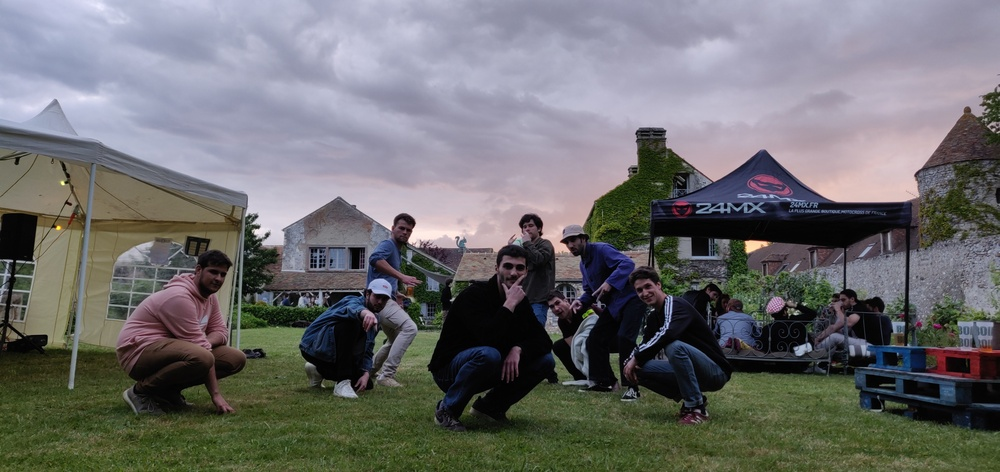
#> input picture 03_numpy/boin.jpg, 1000 x 472 px, shrunk from 4608 x 2176 before the run
$ python ColorFilter.py
#> lines starting #> are read from the running program, lines starting #| are printed output that depends on the picture
import numpy as np
import time
import matplotlib.pyplot as plt
import matplotlib.image as mpimg

class ColorFilter():
    def load(self, path):
#> called with path = '../boin.jpg'
        img = mpimg.imread(path)
#> img is the input picture: shape (472, 1000, 3); mean R, G, B 109, 109, 109.8
        print (f"Loading image of dimensions {img.shape[0]} x {img.shape[1]}")
#| Loading image of dimensions 472 x 1000
        return (img)

    def display(self, img):
        plt.imshow(img)
        plt.show()

    def _dtype_to_int(self, array):
        if array.dtype == np.float32:
            array = (array * 255).astype(np.uint8)
        if array.dtype == np.float64:
            array = (array * 255 * 255).astype(np.uint16)
        return array

    def invert(self, array: np.array):
        #  to invert the color of one pixel, we subtract the pixel's color values
        #  from the maximum, 255 (8-bit number).
        return (255 - array)
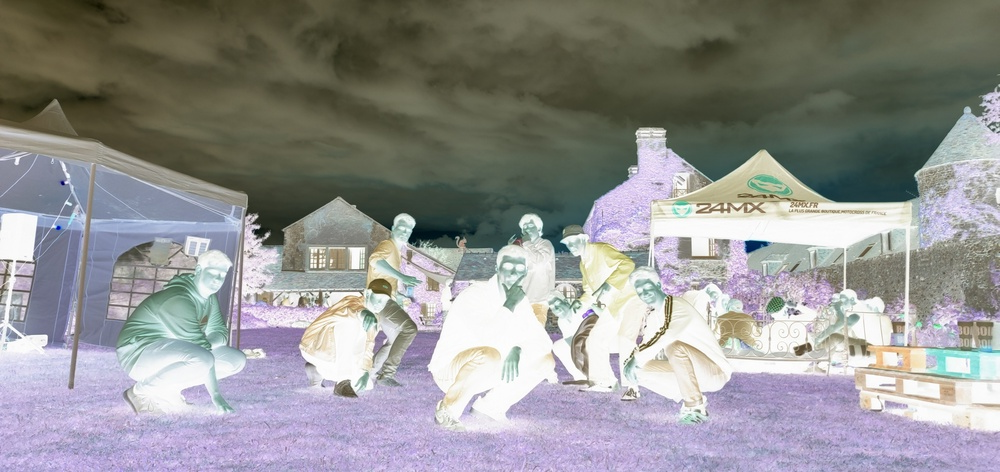
#> returned value: shape (472, 1000, 3); mean of channels 0, 1, 2 146, 146, 145.2; drawn as R, G, B

    def to_blue(self, array: np.array) -> np.array:
        # create zero matrix
        split_img = np.zeros(array.shape, dtype="uint8")
        # assign blue channel
        split_img[:, :, 2] = array[:, :, 2]
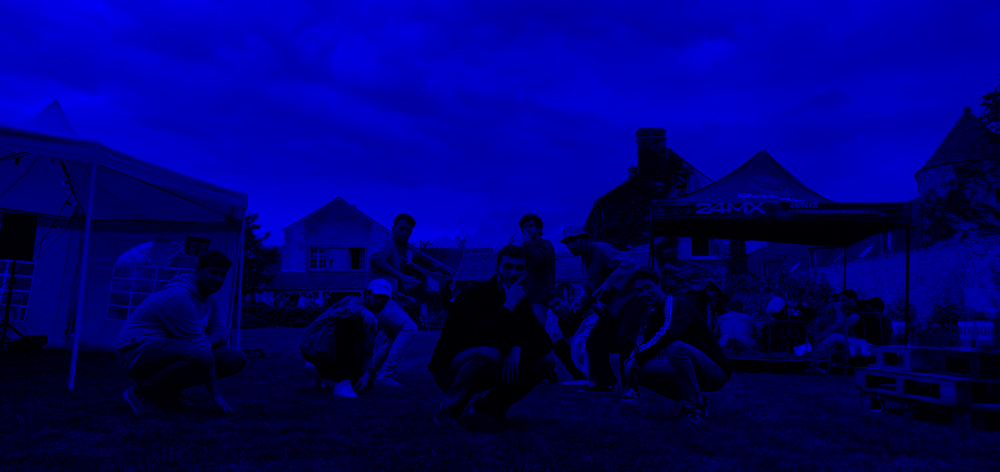
#> split_img: shape (472, 1000, 3); mean R, G, B 0, 0, 109.8
        return split_img

    def to_green(self, array: np.array) -> np.array:
        # create zero matrix
        split_img = np.zeros(array.shape, dtype="uint8")
        # assign green channel
        split_img[:, :, 1] = array[:, :, 1]
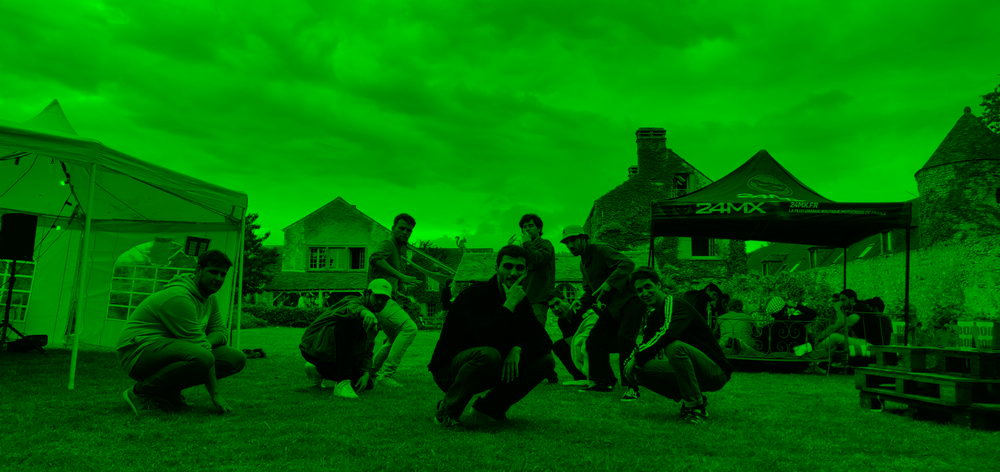
#> split_img: shape (472, 1000, 3); mean R, G, B 0, 109, 0
        # using only * operator :
        #    array[:, :, [0, 2]] = array[:, :, [0, 2]] * 0
        #  return array[:, :, :] * [0, 1, 0]
        return split_img

    def to_red(self, array: np.array) -> np.array:
        # create zero matrix
        split_img = np.zeros(array.shape, dtype="uint8")
        # assign red channel
        split_img[:, :, 0] = array[:, :, 0]
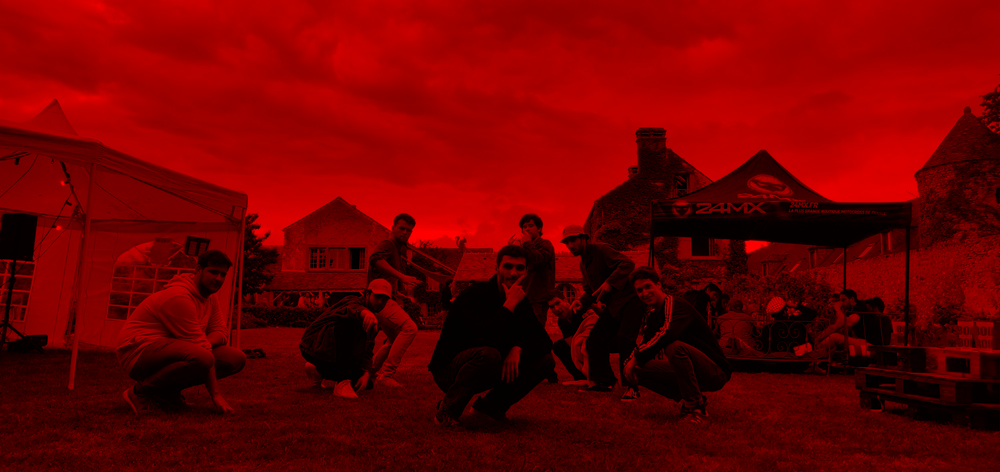
#> split_img: shape (472, 1000, 3); mean R, G, B 109, 0, 0
        # using to_blue and to_green only:
        #   green = self.to_green(np.copy(array))
        #   blue = self.to_blue(np.copy(array))
        #   array[:, :, :] = array - green - blue
        return split_img
        # return array[:, :, :] * [1, 0, 0]

    def celluloid(self, array, thresh=4):
#> called with thresh = 4
        thresholds = np.linspace(0, 255, num=thresh + 1, dtype="uint8")
        for i in range(thresh):
            array[(array >= thresholds[i]) & (array < thresholds[i+1])] = thresholds[i]
            array[(array >= thresholds[-2])] = thresholds[-1]
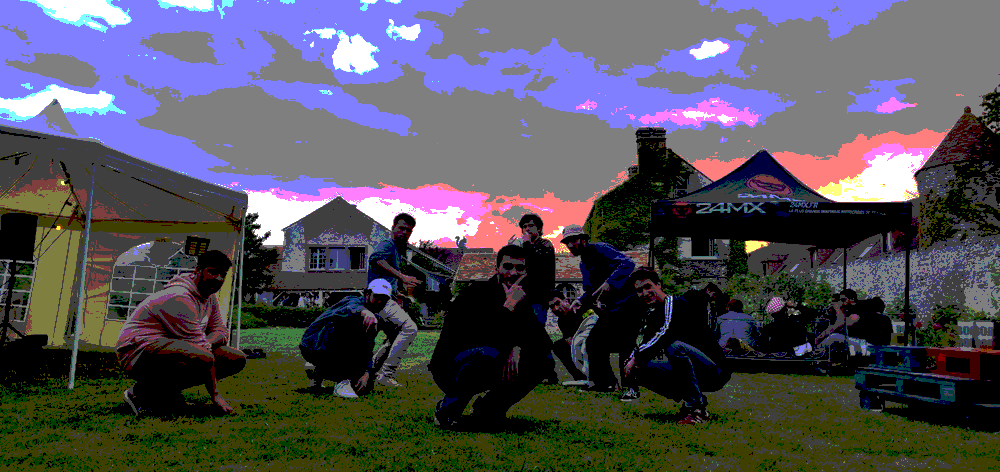
#> array: shape (472, 1000, 3); mean R, G, B 82.5, 80.8, 89.7
        return array


img = ColorFilter()
arr = img.load("../boin.jpg")
plt.suptitle('original')
img.display(arr)

arr1 = arr.copy()
start = time.time()
arr1 = img.invert(arr)
end = time.time()
print(f"invert:\t\t[ exec-time = {end - start:.7f} ms ]")
plt.suptitle('invert')
img.display(arr1)

arr2 = arr.copy()
start = time.time()
arr2 = img.to_blue(arr2)
end = time.time()
print(f"to_blue:\t[ exec-time = {end - start:.7f} ms ]")
plt.suptitle('blue filter')
img.display(arr2)

arr3 = arr.copy()
start = time.time()
arr3 = img.to_green(arr3)
end = time.time()
print(f"to_green:\t[ exec-time = {end - start:.7f} ms ]")
plt.suptitle('green filter')
img.display(arr3)

arr4 = arr.copy()
start = time.time()
arr4 = img.to_red(arr4)
end = time.time()
print(f"to_red:\t\t[ exec-time = {end - start:.7f} ms ]")
plt.suptitle('red filter')
img.display(arr4)

arr5 = arr.copy()
start = time.time()
arr5 = img.celluloid(arr5, 4)
end = time.time()
print(f"cell shade:\t[ exec-time = {end - start:.7f} ms ]")
plt.suptitle('shade')
img.display(arr5)

# A 3D array is like a stack of matrices:

# The first index, i, selects the matrix
# The second index, j, selects the row
# The third index, k, selects the column

$ run again, with 03_numpy/musk.png saved as 03_numpy/boin.jpg
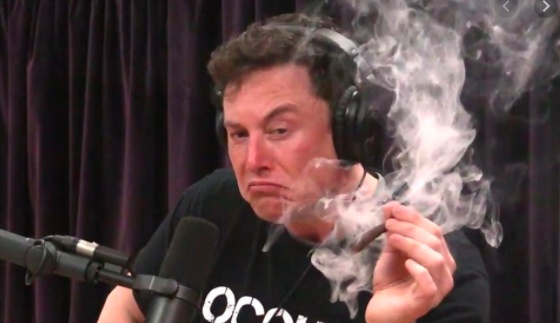
#> input picture 03_numpy/musk.png, 560 x 323 px
#> in load, img is the input picture: shape (323, 560, 3); mean R, G, B 87.5, 68.4, 68.4
#| Loading image of dimensions 323 x 560
#> in to_red, `split_img[:, :, 0] = array[:, :, 0]`:
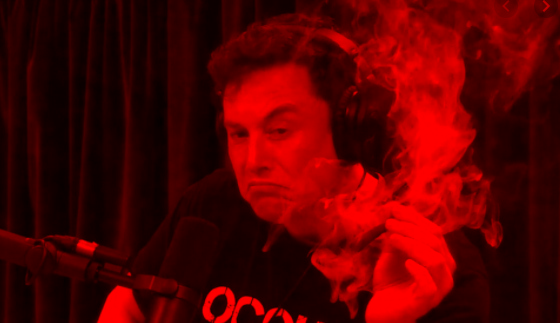
#> split_img: shape (323, 560, 3); mean R, G, B 87.5, 0, 0
#> after the loop in celluloid, `for i in range(thresh):`:
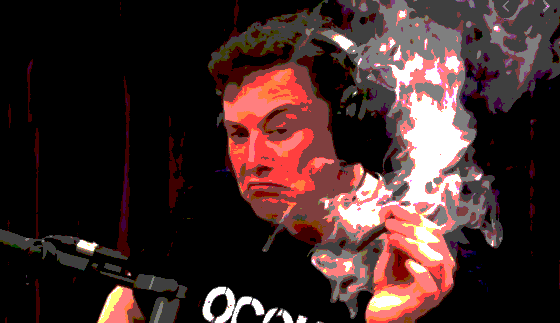
#> array: shape (323, 560, 3); mean R, G, B 64, 42.6, 41.3
